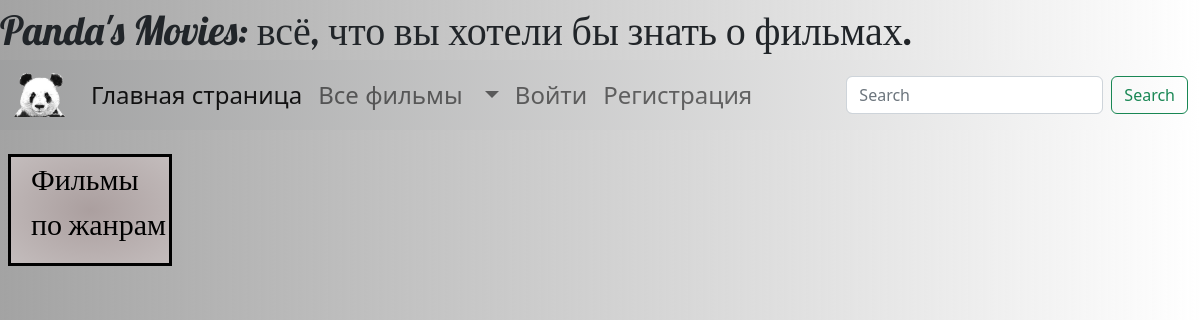
The app's page /, older data.
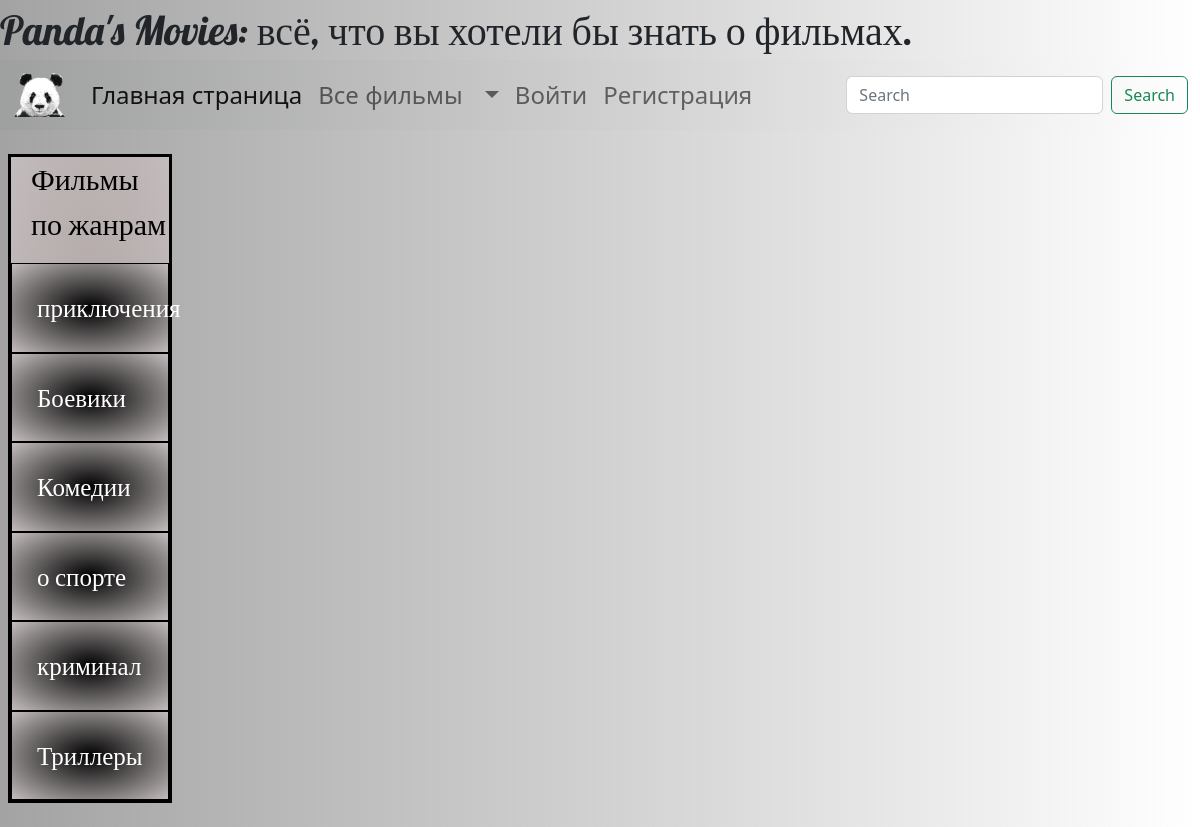
The same page, newer data.
### movies/models.py (models this page shows, shortened)
class Category(models.Model):
    title_cat = models.CharField(max_length=100, db_index=True, verbose_name="Категория")
    slug = models.SlugField(max_length=255, unique=True, db_index=True, verbose_name="URL")
    def get_absolute_url(self):
        return reverse('movies_by_category', kwargs={'cat_slug': self.slug})
    class Meta:
        verbose_name = "Категории"
        verbose_name_plural = "Категории"
        ordering = ['?']

### movies/views.py (the view)
# urls.py: path('', MoviesHome.as_view(), name='home'),
class MoviesHome(ListView):
    model = Movies
    template_name = "movies/home.html"
    context_object_name = 'all_movies'
    def get_context_data(self, **kwargs):
        context = super().get_context_data(**kwargs)
        context['movies_list'] = Movies.objects.all().order_by('title')
        context['cat_selected'] = 0
        return context
    def get_queryset(self):
        return Movies.objects.filter(is_published=True)

### movies/templatetags/movies_tags.py (called while the page is built)
@register.simple_tag()
def get_categories():
    return Category.objects.all()

### movies/templates/movies/home.html (shortened to what this page needs)
{% extends 'movies/base.html' %}

### movies/templates/movies/base.html (shortened to what this page needs)
{% load static %}
{% load movies_tags %}
<!DOCTYPE html>
<html lang="en">
<head>
    <link href="https://cdn.jsdelivr.net/npm/bootstrap@5.2.3/dist/css/bootstrap.min.css" rel="stylesheet">
    <link rel="stylesheet" href="../../static/css/styles.css">
</head>
<body>
   <header>
   <div class="name" style="font-family: Lobster; font-size: 40px;">Panda's Movies: всё, что вы хотели бы знать о фильмах.</div>
    <nav class="navbar navbar-expand-lg bg-light">
      <div class="container-fluid">
        <a class="navbar-brand" href="{% url 'home' %}"><img src="../../static/images/logo_navbar.png" alt="logo-image"></a>
        <div class="collapse navbar-collapse" id="navbarSupportedContent">
          <ul class="navbar-nav me-auto mb-2 mb-lg-0">
            <li class="nav-item">
              <a class="nav-link active" aria-current="page" href="{% url 'home' %}">Главная страница</a>
            </li>
            <li class="nav-item">
              <a class="nav-link" href="#">Все фильмы</a>
            </li>
            <li class="nav-item dropdown">
              <a class="nav-link dropdown-toggle" href="#" role="button" data-bs-toggle="dropdown" aria-expanded="false">
              </a>
            </li>
       {% if user.is_authenticated %}
            <li class="nav-item">
              <a class="nav-link" href="{% url 'logout' %}">Выйти</a>
            </li>
       {% else %}
            <li class="nav-item">
              <a class="nav-link" href="{% url 'login' %}">Войти</a>
            </li>
            <li class="nav-item">
              <a class="nav-link" href="{% url 'register_user' %}">Регистрация</a>
            </li>
       {% endif %}
          </ul>
          <form class="d-flex" role="search">
            <input class="form-control me-2" type="search" placeholder="Search" aria-label="Search">
            <button class="btn btn-outline-success" type="submit">Search</button>
          </form>
        </div>
      </div>
    </nav>
   </header>
<section>
<div class="row">
  <div class="col-lg-2 col-md-12">
        <div class="row px-2">
        <div class="col-lg-12 sidebar my-4">
            <div class="left-sidebar"><p style="font-family: Lobster; font-size: 30px; margin-left: 20px;">Фильмы по жанрам</p>
                  {% for c in categories %}
                     {% if c.pk == cat_selected %}
                        <li class="selected" style="font-size: 25px; color: black;  font-family: Lobster;   background: white;">{{c.title_cat}}</li>
                     {% else %}
                        <li><a href="{{ c.get_absolute_url }}">{{ c.title_cat }}</a></li>
                     {% endif %}
                  {% endfor %}
            </div>
        </div>
        </div>
  </div>
  <div class="col-lg-8 col-md-12">
  </div>
  <div class="col-lg-2 col-md-12">
  </div>
</div>
</section>
</body>
</html>

Row changes from the older to the newer data that the page shows:
added Category: title_cat "приключения"
added Category: title_cat "Боевики"
added Category: title_cat "Комедии"
added Category: title_cat "о спорте"
added Category: title_cat "криминал"
added Category: title_cat "Триллеры"
